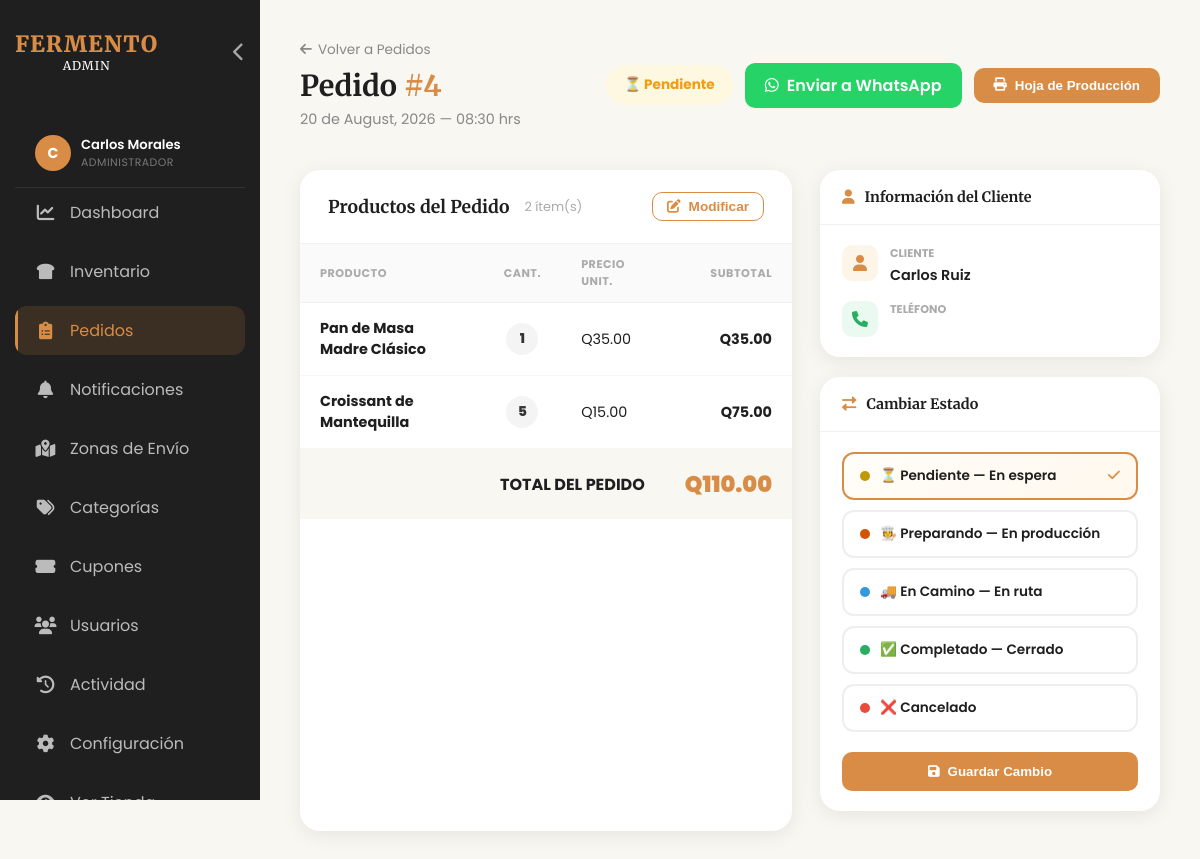
The page /admin/ver_pedido.php?id=4 (signed in) on the database its author committed.
### tables this page shows
CREATE TABLE `pedidos` (
  `id`                      INT(11)       NOT NULL AUTO_INCREMENT,
  `usuario_id`              INT(11)       DEFAULT NULL,
  `nombre_cliente`          VARCHAR(100)  DEFAULT NULL,
  `direccion_envio`         TEXT          DEFAULT NULL,
  `telefono`                VARCHAR(20)   DEFAULT NULL,
  `total`                   DECIMAL(10,2) NOT NULL,
  `estado`                  VARCHAR(20)   DEFAULT 'pendiente',
  `fecha`                   DATETIME      DEFAULT CURRENT_TIMESTAMP,
  `notas`                   TEXT          DEFAULT NULL,
  `subtotal`                DECIMAL(10,2) DEFAULT 0.00,
  `costo_envio`             DECIMAL(10,2) DEFAULT 0.00,
  `descuento`               DECIMAL(10,2) DEFAULT 0.00,
  `zona_envio_id`           INT(11)       DEFAULT NULL,
  `cupon_id`                INT(11)       DEFAULT NULL,
  `cupon_codigo`            VARCHAR(50)   DEFAULT NULL,
  `metodo_contacto`         VARCHAR(20)   DEFAULT 'normal',
  `fecha_envio_programada`  DATE          DEFAULT NULL COMMENT 'Fecha elegida por el cliente para recibir el pedido',
  `hora_envio_programada`   TIME          DEFAULT NULL COMMENT 'Hora elegida por el cliente para recibir el pedido',
  PRIMARY KEY (`id`)
);

CREATE TABLE `detalles_pedido` (
  `id`              INT(11)       NOT NULL AUTO_INCREMENT,
  `pedido_id`       INT(11)       NOT NULL,
  `producto_id`     INT(11)       NOT NULL,
  `nombre_producto` VARCHAR(100)  DEFAULT NULL,
  `precio_unitario` DECIMAL(10,2) DEFAULT NULL,
  `cantidad`        INT(11)       NOT NULL,
  `variante_id`     INT(11)       DEFAULT NULL,
  `variante_nombre` VARCHAR(200)  DEFAULT NULL,
  PRIMARY KEY (`id`),
  KEY `idx_detalles_pedido_id`   (`pedido_id`),
  KEY `idx_detalles_producto_id` (`producto_id`)
);

### includes/config.php (called while the page is built, shortened)
<?php
$_configCache = null;
function getConfig($clave, $default = '') {
    global $pdo, $_configCache;
    if ($_configCache === null) {
        try {
            $stmt = $pdo->query("SELECT clave, valor FROM configuracion");
            $_configCache = $stmt->fetchAll(PDO::FETCH_KEY_PAIR);
        } catch (Exception $e) {
            $_configCache = [];
        }
    }
    return isset($_configCache[$clave]) ? $_configCache[$clave] : $default;
}
?>

### admin/includes/auth_admin.php (called while the page is built, shortened)
<?php
$_PERMISOS = [
    'admin' => [
        'ver_dashboard'      => true,
        'ver_pedidos'        => true,
        'editar_estado_pedido' => true,
        'modificar_pedido'   => true,
        'ver_productos'      => true,
        'editar_productos'   => true,
        'ver_zonas'          => true,
        'editar_zonas'       => true,
        'ver_categorias'     => true,
        'editar_categorias'  => true,
        'ver_cupones'        => true,
        'editar_cupones'     => true,
        'ver_usuarios'       => true,
        'editar_usuarios'    => true,
        'cambiar_roles'      => true,
        'ver_logs'           => true,
        'ver_configuracion'  => true,
        'editar_configuracion' => true,
        'gestionar_feriados' => true,
    ],
    'supervisor' => [
        'ver_dashboard'      => true,
        'ver_pedidos'        => true,
        'editar_estado_pedido' => true,
        'modificar_pedido'   => true,
        'ver_productos'      => true,
        'editar_productos'   => false,
        'ver_zonas'          => true,
        'editar_zonas'       => false,
        'ver_categorias'     => true,
        'editar_categorias'  => false,
        'ver_cupones'        => false,
        'editar_cupones'     => false,
        'ver_usuarios'       => false,
        'editar_usuarios'    => false,
        'cambiar_roles'      => false,
        'ver_logs'           => false,
        'ver_configuracion'  => false,
        'editar_configuracion' => false,
        'gestionar_feriados' => false,
    ],
];
if (!function_exists('can')) {
    function can(string $permiso): bool {
        global $_PERMISOS;
        $rol = $_SESSION['user_rol'] ?? 'supervisor';
        return $_PERMISOS[$rol][$permiso] ?? false;
    }
}

### admin/ver_pedido.php (the view, shortened to what this page needs)
<?php
require '../includes/db.php';
require '../includes/config.php';
include 'includes/admin_header.php';
$id = (int)$_GET['id'];
$stmt = $pdo->prepare("SELECT * FROM pedidos WHERE id = ?");
$stmt->execute([$id]);
$pedido = $stmt->fetch(PDO::FETCH_ASSOC);
$stmt2 = $pdo->prepare("SELECT * FROM detalles_pedido WHERE pedido_id = ?");
$stmt2->execute([$id]);
$items = $stmt2->fetchAll(PDO::FETCH_ASSOC);
include 'includes/admin_nav.php';
$estadoConfig = [
    'pendiente'  => ['color'=>'#c0980a','bg'=>'#fff8e1','label'=>'⏳ Pendiente',  'badge'=>'badge-pending'],
    'preparando' => ['color'=>'#d35400','bg'=>'#fbeee6','label'=>'🧑‍🍳 Preparando', 'badge'=>'badge-pending'],
    'en_camino'  => ['color'=>'#3498db','bg'=>'#ebf5fb','label'=>'🚚 En Camino', 'badge'=>'badge-pending'],
    'completado' => ['color'=>'#27ae60','bg'=>'#eafaf1','label'=>'✅ Completado', 'badge'=>'badge-success'],
    'cancelado'  => ['color'=>'#e74c3c','bg'=>'#ffebee','label'=>'❌ Cancelado',  'badge'=>'badge-danger'],
];
$cfg = $estadoConfig[$pedido['estado']] ?? $estadoConfig['pendiente'];
$secret_admin = 'fermento_secure_token_2026';
$token_admin  = substr(hash('sha256', $pedido['id'] . $pedido['fecha'] . $secret_admin), 0, 10);
$protocol_admin = isset($_SERVER['HTTPS']) && $_SERVER['HTTPS'] === 'on' ? 'https' : 'http';
$url_recibo_admin = $protocol_admin . '://' . $_SERVER['HTTP_HOST']
    . rtrim(dirname(dirname($_SERVER['PHP_SELF'])), '/\\')
    . '/recibo.php?id=' . $pedido['id'] . '&token=' . $token_admin;
$zona_nombre_admin = 'Envío a domicilio';
$msj_admin  = "🍞 *Pedido Fermento #" . str_pad($pedido['id'], 6, '0', STR_PAD_LEFT) . "*\n";
$msj_admin .= "────────────────────────\n";
$msj_admin .= "👤 *Cliente:* " . $pedido['nombre_cliente'] . "\n";
$msj_admin .= "📞 *Tel:* " . $pedido['telefono'] . "\n";
$msj_admin .= "📍 *Dirección:* " . $pedido['direccion_envio'] . "\n";
$msj_admin .= "🚚 *Zona:* " . $zona_nombre_admin . "\n";
$msj_admin .= "────────────────────────\n";
$msj_admin .= "🛒 *Detalle:*\n";
foreach ($items as $it) {
    $msj_admin .= "  • " . $it['cantidad'] . "x " . $it['nombre_producto'];
    $msj_admin .= " — Q" . number_format($it['precio_unitario'] * $it['cantidad'], 2) . "\n";
}
$msj_admin .= "────────────────────────\n";
$msj_admin .= "💰 *Subtotal:* Q" . number_format($pedido['subtotal'], 2) . "\n";
$msj_admin .= "🚚 *Envío:* Q" . number_format($pedido['costo_envio'], 2) . "\n";
$msj_admin .= "✅ *TOTAL: Q" . number_format($pedido['total'], 2) . "*\n";
$msj_admin .= "\n🧾 Recibo: " . $url_recibo_admin;
$telefono_admin = getConfig('whatsapp_numero', '50239754421');
$link_ws_admin  = "https://wa.me/{$telefono_admin}?text=" . urlencode($msj_admin);
?>
<div class="page-header">
    <div class="page-title">
        <a href="pedidos.php" style="text-decoration:none;color:#888;font-size:.85rem;display:flex;align-items:center;gap:6px;">
            <i class="fas fa-arrow-left"></i> Volver a Pedidos
        </a>
        <h1 style="margin-top:8px;">Pedido <span style="color:var(--accent-toast);">#<?php echo $id; ?></span></h1>
        <p style="margin-top:3px;"><?php echo date('d \d\e F, Y — H:i', strtotime($pedido['fecha'])); ?> hrs</p>
    </div>
    <div style="display:flex;gap:12px;align-items:center;flex-wrap:wrap;">
        <span class="badge <?php echo $cfg['badge']; ?>" style="padding:10px 18px;font-size:.85rem;"><?php echo $cfg['label']; ?></span>
        <a href="<?php echo $link_ws_admin; ?>" target="_blank"
           class="btn-new"
           style="padding:10px 20px;background:#25D366;border-color:#25D366;text-decoration:none;display:flex;align-items:center;gap:8px;"
           title="Enviar resumen completo del pedido por WhatsApp">
            <i class="fab fa-whatsapp"></i> Enviar a WhatsApp
        </a>
        <button onclick="imprimirHoja(HOJA_DATA)" class="btn-new" style="padding:10px 20px;">
            <i class="fas fa-print"></i> Hoja de Producción
        </button>
    </div>
</div>
<div class="order-grid">
    <div class="items-card">
        <div class="items-card-header">
            <div style="display:flex;align-items:center;gap:15px;">
                <h2>Productos del Pedido</h2>
                <span style="font-size:.8rem;color:#aaa;"><?php echo count($items); ?> ítem(s)</span>
            </div>
            <?php if (can('modificar_pedido') && !in_array($pedido['estado'], ['cancelado', 'completado'])): ?>
            <button type="button" onclick="document.getElementById('modalEdicion').style.display='flex'" class="btn-new" style="padding:6px 14px;font-size:0.85rem;background:#fff;color:var(--accent-toast);border:1.5px solid var(--accent-toast);">
                <i class="fas fa-edit"></i> Modificar
            </button>
            <?php endif; ?>
        </div>
        <table class="items-table">
            <thead>
                <tr>
                    <th>Producto</th>
                    <th style="text-align:center;">Cant.</th>
                    <th>Precio Unit.</th>
                    <th style="text-align:right;">Subtotal</th>
                </tr>
            </thead>
            <tbody>
                <?php foreach($items as $item):
                    $subtotal = $item['precio_unitario'] * $item['cantidad']; ?>
                <tr>
                    <td data-label="Producto"><div style="font-weight:700;"><?php echo htmlspecialchars($item['nombre_producto']); ?></div></td>
                    <td data-label="Cant." style="text-align:center;"><span class="qty-chip"><?php echo $item['cantidad']; ?></span></td>
                    <td data-label="Precio Unit.">Q<?php echo number_format($item['precio_unitario'],2); ?></td>
                    <td data-label="Subtotal" style="text-align:right;font-weight:700;">Q<?php echo number_format($subtotal,2); ?></td>
                </tr>
                <?php endforeach; ?>
                <tr class="total-row">
                    <td colspan="3" style="text-align:right;font-size:1rem;">TOTAL DEL PEDIDO</td>
                    <td style="text-align:right;font-size:1.4rem;color:var(--accent-toast);font-weight:900;">
                        Q<?php echo number_format($pedido['total'],2); ?>
                    </td>
                </tr>
            </tbody>
        </table>
    </div>
    <div>
        <div class="side-card">
            <div class="side-card-header">
                <i class="fas fa-user" style="color:var(--accent-toast);"></i> Información del Cliente
            </div>
            <div class="side-card-body">
                <div class="info-row">
                    <div class="info-icon" style="background:#fdf5e8;color:var(--accent-toast);"><i class="fas fa-user"></i></div>
                    <div class="info-content"><small>Cliente</small><span><?php echo htmlspecialchars($pedido['nombre_cliente']); ?></span></div>
                </div>
                <div class="info-row">
                    <div class="info-icon" style="background:#eafaf1;color:#27ae60;"><i class="fas fa-phone"></i></div>
                    <div class="info-content"><small>Teléfono</small><span><?php echo htmlspecialchars($pedido['telefono']); ?></span></div>
                </div>
            </div>
        </div>
        <div class="side-card">
            <div class="side-card-header">
                <i class="fas fa-exchange-alt" style="color:var(--accent-toast);"></i> Cambiar Estado
            </div>
            <form method="POST">
                <div class="status-selector">
                    <?php foreach([
                        'pendiente'             => ['#c0980a', '⏳ Pendiente — En espera'],
                        'preparando'            => ['#d35400', '🧑‍🍳 Preparando — En producción'],
                        'en_camino'             => ['#3498db', '🚚 En Camino — En ruta'],
                        'completado'            => ['#27ae60', '✅ Completado — Cerrado'],
                        'cancelado'             => ['#e74c3c', '❌ Cancelado'],
                    ] as $val => [$color, $label]):
                        $sel = ($pedido['estado'] === $val) ? 'selected' : ''; ?>
                    <label class="status-btn <?php echo $sel; ?>">
                        <span class="status-dot" style="background:<?php echo $color; ?>;"></span>
                        <?php echo $label; ?>
                        <?php if($sel): ?><i class="fas fa-check" style="margin-left:auto;color:var(--accent-toast);"></i><?php endif; ?>
                    </label>
                    <?php endforeach; ?>
                </div>
                <div style="padding:0 22px 20px;">
                    <button type="submit" class="btn-new" style="width:100%;justify-content:center;padding:12px;">
                        <i class="fas fa-save"></i> Guardar Cambio
                    </button>
                </div>
            </form>
        </div>
    </div>
</div>
<?php include 'includes/admin_footer.php'; ?>

### rows shown on the page
pedidos: fecha "20 de August, 2026 — 08:30", estado "⏳ Pendiente", total "110.00", nombre_cliente "Carlos Ruiz"
detalles_pedido: nombre_producto "Pan de Masa Madre Clásico", cantidad "1", precio_unitario "35.00"
detalles_pedido: nombre_producto "Croissant de Mantequilla", cantidad "5", precio_unitario "15.00", subtotal "75.00"

### other values the page prints
substr($_SESSION['user_nombre'] ?? $_SESSION['nombre'] ?? 'A', 0, 1) "C"
$_SESSION['user_nombre'] "Carlos Morales"
$rolLabels[$_SESSION['user_rol'] ?? 'admin'] "ADMINISTRADOR"
$id "4"
count($items) "2"
$label "⏳ Pendiente — En espera"
$label "🧑‍🍳 Preparando — En producción"
$label "🚚 En Camino — En ruta"
$label "✅ Completado — Cerrado"
$label "❌ Cancelado"
